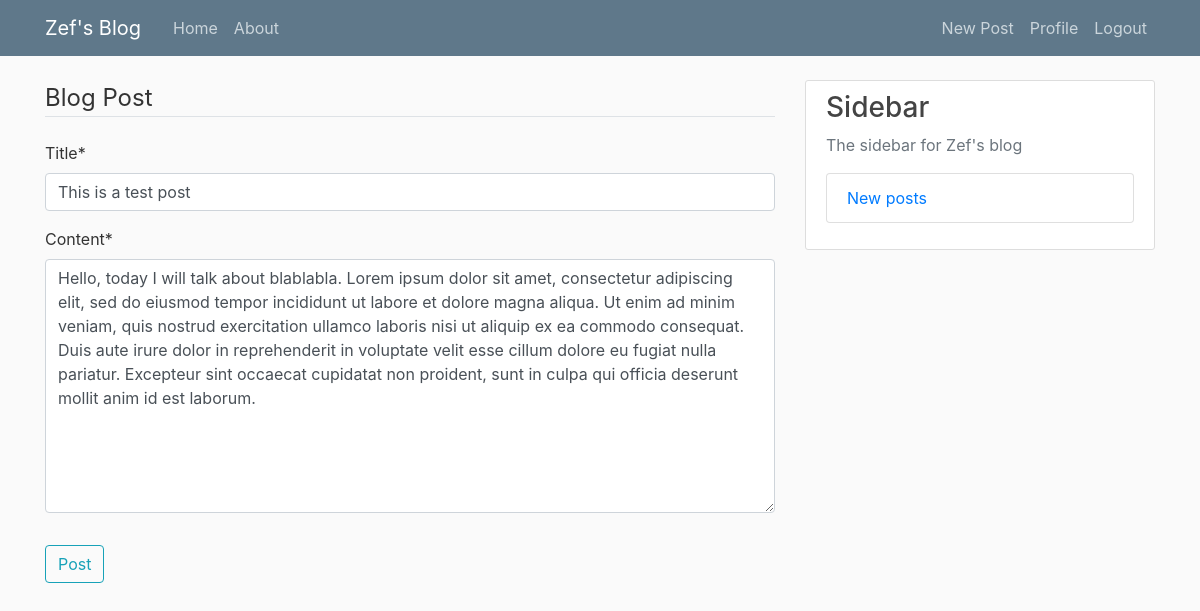
Screenshot of /blog/post/14/update/ (signed in) with the database file from the repository.
### blog/models.py (models this page shows, shortened)
class Post(models.Model):
    title = models.CharField(max_length=100)
    content = models.TextField()
    date_posted = models.DateTimeField(default=timezone.now)
    author = models.ForeignKey(User, on_delete=models.CASCADE)
    image = models.ImageField(upload_to='post_pics', blank=True, null=True)

### blog/views.py (the view, shortened to what this page needs)
# urls.py: path('post/<int:pk>/update/', PostUpdateView.as_view(), name='post-update'),
class PostUpdateView(LoginRequiredMixin, UserPassesTestMixin ,UpdateView):
    model = Post
    fields =['title', 'content']
    def test_func(self):
        post = self.get_object()
        if self.request.user == post.author:
            return True
        return False

### blog/templates/blog/post_form.html (shortened to what this page needs)
{% extends "blog/base.html" %}
{% load crispy_forms_tags %}
{% block content %}
    <div class= "content section">
        <form method="POST">
            <fieldset class="form-group">
                <legend class= "border-bottom mb-4">Blog Post</legend>
                {{ form|crispy }}
            </fieldset>
            <div class="form-goup">
                <button class= "btn btn-outline-info" type="submit">Post</button>
            </div>
        </form>
    </div>
{% endblock content %}

### blog/static/blog/main.css (style rules this page uses)
body { background: #fafafa; color: #333333; margin-top: 5rem; }

### rows the page displays
Post: title "This is a test post", content "Hello, today I will talk about blablabla. Lorem ipsum dolor sit amet, consectetur adipiscing elit, sed do eiusmod tempor incididunt ut labore et dolore magna aliqua. Ut enim ad minim veniam, quis nostrud exercitation ullamco laboris nisi ut aliquip ex ea commodo consequat. Duis aute irure dolor in reprehenderit in voluptate velit esse cillum dolore eu fugiat nulla pariatur. Excepteur sint occaecat cupidatat non proident, sunt in culpa qui officia deserunt mollit anim id est laborum."
